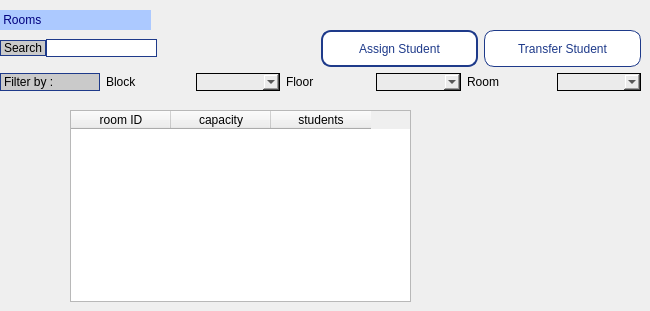
            <widget class="QWidget" name="rooms">
             <property name="sizePolicy">
              <sizepolicy hsizetype="Expanding" vsizetype="Expanding">
               <horstretch>0</horstretch>
               <verstretch>0</verstretch>
              </sizepolicy>
             </property>
             <widget class="QLabel" name="label_7">
              <property name="geometry">
               <rect>
                <x>0</x>
                <y>10</y>
                <width>151</width>
                <height>20</height>
               </rect>
              </property>
              <property name="styleSheet">
               <string notr="true">color: rgb(0, 0, 127);
font: 9pt &quot;8514oem&quot;;
background-color: rgb(172, 201, 255);</string>
              </property>
              <property name="text">
               <string> Rooms</string>
              </property>
             </widget>
             <widget class="QWidget" name="layoutWidget">
              <property name="geometry">
               <rect>
                <x>0</x>
                <y>30</y>
                <width>641</width>
                <height>61</height>
               </rect>
              </property>
              <layout class="QVBoxLayout" name="verticalLayout_16">
               <item>
                <layout class="QHBoxLayout" name="horizontalLayout_22">
                 <item>
                  <layout class="QHBoxLayout" name="horizontalLayout_20">
                   <property name="spacing">
                    <number>0</number>
                   </property>
                   <item>
                    <widget class="QLabel" name="label_23">
                     <property name="sizePolicy">
                      <sizepolicy hsizetype="Preferred" vsizetype="Fixed">
                       <horstretch>0</horstretch>
                       <verstretch>0</verstretch>
                      </sizepolicy>
                     </property>
                     <property name="styleSheet">
                      <string notr="true">
border-color: rgb(0, 0, 0);
    border: 1px solid #1E3A8A;
background-color: rgb(202, 202, 202);
</string>
                     </property>
                     <property name="text">
                      <string>Search</string>
                     </property>
                    </widget>
                   </item>
                   <item>
                    <widget class="QLineEdit" name="searchRoom">
                     <property name="styleSheet">
                      <string notr="true">border-color: rgb(0, 0, 0);
background-color: rgb(255, 255, 255);
    border: 1px solid #1E3A8A;</string>
                     </property>
                     <property name="text">
                      <string/>
                     </property>
                    </widget>
                   </item>
                  </layout>
                 </item>
                 <item>
                  <spacer name="horizontalSpacer_2">
                   <property name="orientation">
                    <enum>Qt::Orientation::Horizontal</enum>
                   </property>
                   <property name="sizeHint" stdset="0">
                    <size>
                     <width>40</width>
                     <height>20</height>
                    </size>
                   </property>
                  </spacer>
                 </item>
                 <item>
                  <widget class="QPushButton" name="AssignStudentpushB_3">
                   <property name="sizePolicy">
                    <sizepolicy hsizetype="Expanding" vsizetype="Expanding">
                     <horstretch>0</horstretch>
                     <verstretch>0</verstretch>
                    </sizepolicy>
                   </property>
                   <property name="styleSheet">
                    <string notr="true">QPushButton {

    border: 2px solid #1E3A8A;
    border-radius: 10px;
    background-color: white;
    color: #1E3A8A;


}

QPushButton:hover {
    background-color: rgb(148, 210, 233);
}

QPushButton:pressed {
    background-color: rgb(255, 170, 0);
    color: white;
}</string>
                   </property>
                   <property name="text">
                    <string>Assign Student</string>
                   </property>
                   <property name="icon">
                    <iconset resource="resources.qrc">
                     <normaloff>:/icons/icons/check_circle_24dp_1F1F1F_FILL0_wght400_GRAD0_opsz24.svg</normaloff>:/icons/icons/check_circle_24dp_1F1F1F_FILL0_wght400_GRAD0_opsz24.svg</iconset>
                   </property>
                   <property name="iconSize">
                    <size>
                     <width>31</width>
                     <height>17</height>
                    </size>
                   </property>
                   <property name="checkable">
                    <bool>true</bool>
                   </property>
                   <property name="autoExclusive">
                    <bool>true</bool>
                   </property>
                  </widget>
                 </item>
                 <item>
                  <widget class="QPushButton" name="TransferStudentpushB_4">
                   <property name="sizePolicy">
                    <sizepolicy hsizetype="Expanding" vsizetype="Preferred">
                     <horstretch>0</horstretch>
                     <verstretch>0</verstretch>
                    </sizepolicy>
                   </property>
                   <property name="styleSheet">
                    <string notr="true">QPushButton {

    border: 1px solid #1E3A8A;
    border-radius: 10px;
    background-color: white;
    color: #1E3A8A;


}

QPushButton:hover {
    background-color: rgb(148, 210, 233);
}

QPushButton:pressed {
    background-color: rgb(255, 170, 0);
    color: white;
}</string>
                   </property>
                   <property name="text">
                    <string>Transfer Student</string>
                   </property>
                   <property name="icon">
                    <iconset resource="resources.qrc">
                     <normaloff>:/icons/icons/sync_alt_24dp_1F1F1F_FILL0_wght400_GRAD0_opsz24.svg</normaloff>:/icons/icons/sync_alt_24dp_1F1F1F_FILL0_wght400_GRAD0_opsz24.svg</iconset>
                   </property>
                   <property name="iconSize">
                    <size>
                     <width>31</width>
                     <height>17</height>
                    </size>
                   </property>
                   <property name="checkable">
                    <bool>true</bool>
                   </property>
                   <property name="autoExclusive">
                    <bool>true</bool>
                   </property>
                  </widget>
                 </item>
                </layout>
               </item>
               <item>
                <layout class="QHBoxLayout" name="horizontalLayout_21">
                 <item>
                  <widget class="QLabel" name="label_26">
                   <property name="sizePolicy">
                    <sizepolicy hsizetype="Expanding" vsizetype="Preferred">
                     <horstretch>0</horstretch>
                     <verstretch>0</verstretch>
                    </sizepolicy>
                   </property>
                   <property name="minimumSize">
                    <size>
                     <width>100</width>
                     <height>0</height>
                    </size>
                   </property>
                   <property name="styleSheet">
                    <string notr="true">border-color: rgb(0, 0, 0);
    border: 1px solid #1E3A8A;
background-color: rgb(202, 202, 202);

</string>
                   </property>
                   <property name="text">
                    <string>Filter by :</string>
                   </property>
                  </widget>
                 </item>
                 <item>
                  <widget class="QLabel" name="label_29">
                   <property name="sizePolicy">
                    <sizepolicy hsizetype="Expanding" vsizetype="Preferred">
                     <horstretch>0</horstretch>
                     <verstretch>0</verstretch>
                    </sizepolicy>
                   </property>
                   <property name="text">
                    <string>Block</string>
                   </property>
                  </widget>
                 </item>
                 <item>
                  <widget class="QComboBox" name="filterByBlock">
                   <property name="sizePolicy">
                    <sizepolicy hsizetype="Expanding" vsizetype="Fixed">
                     <horstretch>0</horstretch>
                     <verstretch>0</verstretch>
                    </sizepolicy>
                   </property>
                   <property name="styleSheet">
                    <string notr="true">background-color: rgb(235, 235, 235);
font: 8pt &quot;Microsoft JhengHei UI&quot;;
color: rgb(0, 0, 0);
    border: 1px solid #1E3A8A;
border-color: rgb(0, 0, 0);</string>
                   </property>
                  </widget>
                 </item>
                 <item>
                  <widget class="QLabel" name="label_28">
                   <property name="sizePolicy">
                    <sizepolicy hsizetype="Expanding" vsizetype="Preferred">
                     <horstretch>0</horstretch>
                     <verstretch>0</verstretch>
                    </sizepolicy>
                   </property>
                   <property name="text">
                    <string>Floor</string>
                   </property>
                  </widget>
                 </item>
                 <item>
                  <widget class="QComboBox" name="filterFloor">
                   <property name="sizePolicy">
                    <sizepolicy hsizetype="Expanding" vsizetype="Preferred">
                     <horstretch>0</horstretch>
                     <verstretch>0</verstretch>
                    </sizepolicy>
                   </property>
                   <property name="styleSheet">
                    <string notr="true">background-color: rgb(235, 235, 235);
font: 8pt &quot;Microsoft JhengHei UI&quot;;
color: rgb(0, 0, 0);
    border: 1px solid #1E3A8A;
border-color: rgb(0, 0, 0);</string>
                   </property>
                  </widget>
                 </item>
                 <item>
                  <widget class="QLabel" name="label_30">
                   <property name="sizePolicy">
                    <sizepolicy hsizetype="Expanding" vsizetype="Preferred">
                     <horstretch>0</horstretch>
                     <verstretch>0</verstretch>
                    </sizepolicy>
                   </property>
                   <property name="text">
                    <string>Room</string>
                   </property>
                  </widget>
                 </item>
                 <item>
                  <widget class="QComboBox" name="filterRooms">
                   <property name="sizePolicy">
                    <sizepolicy hsizetype="Expanding" vsizetype="Preferred">
                     <horstretch>0</horstretch>
                     <verstretch>0</verstretch>
                    </sizepolicy>
                   </property>
                   <property name="styleSheet">
                    <string notr="true">background-color: rgb(235, 235, 235);
font: 8pt &quot;Microsoft JhengHei UI&quot;;
color: rgb(0, 0, 0);
    border: 1px solid #1E3A8A;
border-color: rgb(0, 0, 0);</string>
                   </property>
                  </widget>
                 </item>
                </layout>
               </item>
              </layout>
             </widget>
             <widget class="QTableWidget" name="RoomsTable">
              <property name="geometry">
               <rect>
                <x>70</x>
                <y>110</y>
                <width>341</width>
                <height>192</height>
               </rect>
              </property>
              <column>
               <property name="text">
                <string>room ID</string>
               </property>
              </column>
              <column>
               <property name="text">
                <string>capacity</string>
               </property>
              </column>
              <column>
               <property name="text">
                <string>students</string>
               </property>
              </column>
             </widget>
            </widget>
